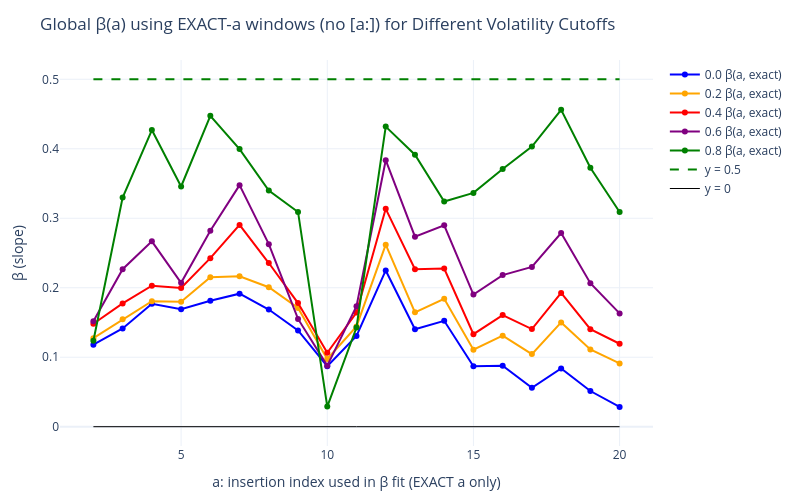

The cell this chart's notebook holds for it:
### Code cell
import numpy as np
import pandas as pd
import plotly.graph_objects as go
from sklearn.linear_model import LinearRegression

# ===================== CONFIG =====================
DEBUG = True
MAX_IDS_TO_PRINT = 20
EXACT_MIN_POINTS = 2   # min points required to fit β at a given 'a'

# ===================== DEBUG HELPERS =====================
def _safe_col(points_df, preferred, fallbacks):
    if preferred in points_df.columns:
        return preferred
    for c in fallbacks:
        if c in points_df.columns:
            return c
    return None

def debug_points_df(points_df, tag=""):
    print(f"\n=== [DEBUG] points_df summary {tag} ===")
    if points_df is None:
        print("points_df is None")
        return

    print(f"shape: {points_df.shape}")
    print(f"columns: {list(points_df.columns)}")
    if len(points_df) == 0:
        print("points_df is EMPTY.")
        return

    with pd.option_context('display.max_columns', None, 'display.width', 120):
        print("head(3):")
        print(points_df.head(3))
        print("tail(3):")
        print(points_df.tail(3))

    na_counts = points_df.isna().sum()
    print("NA counts per column:")
    print(na_counts.to_dict())

    col_x = _safe_col(points_df, "log_qv", ["x", "log_QV", "log_qv"])
    col_y = _safe_col(points_df, "log_impact", ["y", "logImpact", "log_impact"])
    col_i = _safe_col(points_df, "ins_idx", ["insertion", "ins_idx", "insertion_idx", "idx"])

    if col_x:
        xvals = pd.to_numeric(points_df[col_x], errors="coerce").replace([np.inf, -np.inf], np.nan).dropna()
        if len(xvals):
            print(f"{col_x}: count={len(xvals)}, min={xvals.min():.6f}, max={xvals.max():.6f}, mean={xvals.mean():.6f}, std={xvals.std():.6f}")
        else:
            print(f"{col_x}: no valid numeric values")
    else:
        print("Could not find X column (log_qv / x / log_QV).")

    if col_y:
        yvals = pd.to_numeric(points_df[col_y], errors="coerce").replace([np.inf, -np.inf], np.nan).dropna()
        if len(yvals):
            print(f"{col_y}: count={len(yvals)}, min={yvals.min():.6f}, max={yvals.max():.6f}, mean={yvals.mean():.6f}, std={yvals.std():.6f}")
        else:
            print(f"{col_y}: no valid numeric values")
    else:
        print("Could not find Y column (log_impact / y / logImpact).")

    if col_i:
        ii = pd.to_numeric(points_df[col_i], errors="coerce").dropna().astype(int)
        if len(ii):
            print(f"{col_i}: min={ii.min()}, max={ii.max()}, unique_count={ii.nunique()}")
            expected = set(range(ii.min(), ii.max()+1))
            missing = sorted(list(expected.difference(set(ii.unique()))))
            if missing:
                print(f"{col_i}: missing indices in [{ii.min()}..{ii.max()}]: {missing[:30]}{' ...' if len(missing)>30 else ''}")
            else:
                print(f"{col_i}: contiguous in [{ii.min()}..{ii.max()}]")
        else:
            print(f"{col_i}: no valid indices")
    else:
        print("No insertion index column found (ins_idx / insertion_idx / idx).")

def recompute_full_beta(points_df):
    """OLS slope β over ALL points in points_df (if columns present)."""
    if points_df is None or len(points_df) < 2:
        return np.nan

    col_x = _safe_col(points_df, "log_qv", ["x", "log_QV", "log_qv"])
    col_y = _safe_col(points_df, "log_impact", ["y", "logImpact", "log_impact"])
    if (col_x is None) or (col_y is None):
        return np.nan

    X = pd.to_numeric(points_df[col_x], errors="coerce").replace([np.inf, -np.inf], np.nan)
    Y = pd.to_numeric(points_df[col_y], errors="coerce").replace([np.inf, -np.inf], np.nan)
    mask = X.notna() & Y.notna()
    X = X[mask].to_numpy().reshape(-1, 1)
    Y = Y[mask].to_numpy()
    if len(X) < 2:
        return np.nan
    lr = LinearRegression().fit(X, Y)
    return float(lr.coef_[0])

# ===================== EXACT-a BETA =====================
def compute_exact_betas(points_df, num_insertions):
    """
    β_exact(a): fit y = c + β x using ONLY points with insertion == a.
    Returns arrays (a_values, betas_exact, counts_at_a).
    """
    if points_df is None or len(points_df) == 0:
        return np.array([]), np.array([]), np.array([])

    if "insertion" not in points_df.columns or "x" not in points_df.columns or "y" not in points_df.columns:
        print("[ERROR] points_df must contain columns: 'insertion','x','y'")
        return np.array([]), np.array([]), np.array([])

    a_min = int(points_df["insertion"].min())
    a_max = int(min(points_df["insertion"].max(), num_insertions))
    a_vals, betas, counts = [], [], []

    lr = LinearRegression()
    for a in range(a_min, a_max + 1):
        sub = points_df[points_df["insertion"] == a]
        n = len(sub)
        if n >= EXACT_MIN_POINTS:
            X = sub["x"].to_numpy().reshape(-1, 1)
            y = sub["y"].to_numpy()
            lr.fit(X, y)
            beta = float(lr.coef_[0])
        else:
            beta = np.nan
        a_vals.append(a)
        betas.append(beta)
        counts.append(n)
    return np.array(a_vals), np.array(betas), np.array(counts)

def debug_exact_betas(points_df, a_vals, betas, counts, tag=""):
    print(f"\n=== [A-DEBUG exact-a] {tag} ===")
    if points_df is not None and len(points_df):
        ins_min, ins_max = int(points_df["insertion"].min()), int(points_df["insertion"].max())
        print(f"[A-DEBUG] insertion range in points_df: [{ins_min}..{ins_max}]")

    beta_full = recompute_full_beta(points_df)
    print(f"[A-DEBUG] β_full over ALL points = {np.round(beta_full, 6)}")

    # Print row per a (compact)
    for a, b, n in zip(a_vals, betas, counts):
        sub = points_df[points_df["insertion"] == a]
        used_ids = sub["sample_id"].unique() if "sample_id" in sub.columns else []
        x_min = np.round(sub["x"].min(), 6) if n else None
        x_max = np.round(sub["x"].max(), 6) if n else None
        y_min = np.round(sub["y"].min(), 6) if n else None
        y_max = np.round(sub["y"].max(), 6) if n else None
        print(
            f"[A-DEBUG] a={a:>2d} | used_points={n:<4d} | β_exact(a)={np.round(b, 6)} | "
            f"x∈[{x_min},{x_max}] y∈[{y_min},{y_max}] | samples_used={len(used_ids)}"
        )

# ================== YOUR PIPELINE (unchanged pieces you rely on) ==================
# Assumes you already have:
# - prepare_volatility_filtered_series(...)
# - global_beta_plot_from_raw(...)  -> we only use its points_df output
# - dicts: b_dict, m_dict
# - arrays/ints: all_series, x, hist_steps, gen_block, num_insertions

cutoffs = np.round(np.arange(0.0, 1.0, 0.2), 2)  # 0.0 .. 0.8 (since your prints show step=0.2)
filtered_sample_numbers = {}

for vcut in cutoffs:
    x_filt, all_series_filt, merged_filt, hist_steps_filt, gen_block_filt = prepare_volatility_filtered_series(
        merged, hist_msgs, n_gen_msgs, midprice_step_size, volatility_cutoff=vcut)
    filtered_sample_numbers[vcut] = list(merged_filt['id'])
    print(f"Cutoff {vcut}: {len(filtered_sample_numbers[vcut])} samples")

fig = go.Figure()
cutoff_colors = {
    0.0: "blue", 0.1: "cyan", 0.2: "orange", 0.3: "magenta", 0.4: "red",
    0.5: "brown", 0.6: "purple", 0.7: "gray", 0.8: "green", 0.9: "black"
}

# Ensure 0.0 first
ordered_cutoffs = sorted(filtered_sample_numbers.keys(), key=lambda x: (x != 0.0, x))

for vcut in ordered_cutoffs:
    sample_ids = filtered_sample_numbers[vcut]

    if DEBUG:
        print(f"\n=== [DEBUG] cutoff {vcut} ===")
        print(f"sample_ids[{len(sample_ids)}]: {sample_ids[:MAX_IDS_TO_PRINT]}{' ...' if len(sample_ids)>MAX_IDS_TO_PRINT else ''}")

    # Filter dicts to available keys
    b_dict_filt = {k: b_dict[k] for k in sample_ids if k in b_dict}
    m_dict_filt = {k: m_dict[k] for k in sample_ids if k in m_dict}

    if DEBUG:
        missing_b = set(sample_ids) - set(b_dict_filt.keys())
        missing_m = set(sample_ids) - set(m_dict_filt.keys())
        if missing_b:
            print(f"[WARN] missing {len(missing_b)} ids in b_dict: {sorted(list(missing_b))[:MAX_IDS_TO_PRINT]}{' ...' if len(missing_b)>MAX_IDS_TO_PRINT else ''}")
        if missing_m:
            print(f"[WARN] missing {len(missing_m)} ids in m_dict: {sorted(list(missing_m))[:MAX_IDS_TO_PRINT]}{' ...' if len(missing_m)>MAX_IDS_TO_PRINT else ''}")

    # We call your function just to get the unified points_df (with columns: sample_id, insertion, x, y)
    fig_cut, points_df = global_beta_plot_from_raw(
        b_dict_filt, m_dict_filt, all_series, x,
        hist_steps=hist_steps,
        gen_block=gen_block,
        num_insertions=num_insertions,
        beta_theory=0.5,
        samples_used=None,
        special_first=(79, 15),
        nbins_hist=30
    )

    if DEBUG:
        debug_points_df(points_df, tag=f"(cutoff={vcut})")

    # ---- NEW: compute β at EXACT insertion a (not [a:]) ----
    a_vals, betas_exact, counts_at_a = compute_exact_betas(points_df, num_insertions=num_insertions)

    if a_vals.size == 0:
        print(f"[WARN] no exact-a betas for cutoff {vcut}")
        continue

    if DEBUG:
        debug_exact_betas(points_df, a_vals, betas_exact, counts_at_a, tag=f"(cutoff={vcut})")

    label = f"0.0 β(a, exact)" if vcut == 0.0 else f"{vcut} β(a, exact)"
    fig.add_trace(go.Scatter(
        x=a_vals,
        y=betas_exact,
        mode="lines+markers",
        marker=dict(size=6),
        name=label,
        line=dict(color=cutoff_colors.get(vcut, None))
    ))

# Visual guides
if len(fig.data) > 0:
    a_values = fig.data[0].x
else:
    a_values = np.arange(0, max(1, num_insertions))

fig.add_trace(go.Scatter(
    x=[int(np.min(a_values)), int(np.max(a_values))],
    y=[0.5, 0.5],
    mode="lines",
    line=dict(color="green", dash="dash"),
    name="y = 0.5"
))
fig.add_trace(go.Scatter(
    x=[int(np.min(a_values)), int(np.max(a_values))],
    y=[0, 0],
    mode="lines",
    line=dict(color="black", width=1),
    name="y = 0"
))

fig.update_xaxes(title_text="a: insertion index used in β fit (EXACT a only)")
fig.update_yaxes(title_text="β (slope)")
fig.update_layout(
    title="Global β(a) using EXACT-a windows (no [a:]) for Different Volatility Cutoffs",
    template="plotly_white",
    width=800,
    height=500,
    margin=dict(t=60, r=30, b=50, l=60),
    legend=dict(orientation="v"),
)
fig.show()

### Figure 1 — Plotly figure (JSON) as saved in the notebook; plotly's stock layout.template omitted (floating-point values rounded to 4 significant figures)
{"data": [{"line": {"color": "blue"}, "marker": {"size": 6}, "mode": "lines+markers", "name": "0.0 β(a, exact)", "type": "scatter", "x": [2, 3, 4, 5, 6, 7, 8, 9, 10, 11, 12, 13, 14, 15, 16, 17, 18, 19, 20], "y": [0.118, 0.1414, 0.177, 0.169, 0.1812, 0.1915, 0.1686, 0.1386, 0.08712, 0.1307, 0.2249, 0.1403, 0.1524, 0.08708, 0.08783, 0.05591, 0.08377, 0.05134, 0.02847]}, {"line": {"color": "orange"}, "marker": {"size": 6}, "mode": "lines+markers", "name": "0.2 β(a, exact)", "type": "scatter", "x": [2, 3, 4, 5, 6, 7, 8, 9, 10, 11, 12, 13, 14, 15, 16, 17, 18, 19, 20], "y": [0.1274, 0.1546, 0.1807, 0.1799, 0.2151, 0.2165, 0.2008, 0.1708, 0.09752, 0.1444, 0.262, 0.1645, 0.1841, 0.1109, 0.131, 0.1045, 0.1501, 0.1112, 0.09104]}, {"line": {"color": "red"}, "marker": {"size": 6}, "mode": "lines+markers", "name": "0.4 β(a, exact)", "type": "scatter", "x": [2, 3, 4, 5, 6, 7, 8, 9, 10, 11, 12, 13, 14, 15, 16, 17, 18, 19, 20], "y": [0.1482, 0.1774, 0.203, 0.1996, 0.2426, 0.2905, 0.2356, 0.1779, 0.1064, 0.1643, 0.3136, 0.2268, 0.2276, 0.1332, 0.1606, 0.1406, 0.1925, 0.1404, 0.1194]}, {"line": {"color": "purple"}, "marker": {"size": 6}, "mode": "lines+markers", "name": "0.6 β(a, exact)", "type": "scatter", "x": [2, 3, 4, 5, 6, 7, 8, 9, 10, 11, 12, 13, 14, 15, 16, 17, 18, 19, 20], "y": [0.1518, 0.2267, 0.2668, 0.207, 0.282, 0.3477, 0.2627, 0.1551, 0.08789, 0.1734, 0.3835, 0.2734, 0.2899, 0.1902, 0.2183, 0.2299, 0.2787, 0.2065, 0.163]}, {"line": {"color": "green"}, "marker": {"size": 6}, "mode": "lines+markers", "name": "0.8 β(a, exact)", "type": "scatter", "x": [2, 3, 4, 5, 6, 7, 8, 9, 10, 11, 12, 13, 14, 15, 16, 17, 18, 19, 20], "y": [0.1236, 0.3299, 0.4269, 0.3457, 0.4475, 0.3996, 0.34, 0.3091, 0.029, 0.1428, 0.4319, 0.3915, 0.3241, 0.3365, 0.3708, 0.4033, 0.4561, 0.3727, 0.309]}, {"line": {"color": "green", "dash": "dash"}, "mode": "lines", "name": "y = 0.5", "type": "scatter", "x": [2, 20], "y": [0.5, 0.5]}, {"line": {"color": "black", "width": 1}, "mode": "lines", "name": "y = 0", "type": "scatter", "x": [2, 20], "y": [0, 0]}], "layout": {"height": 500, "legend": {"orientation": "v"}, "margin": {"b": 50, "l": 60, "r": 30, "t": 60}, "title": {"text": "Global β(a) using EXACT-a windows (no [a:]) for Different Volatility Cutoffs"}, "width": 800, "xaxis": {"title": {"text": "a: insertion index used in β fit (EXACT a only)"}}, "yaxis": {"title": {"text": "β (slope)"}}}}
